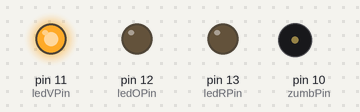
Bench run of a sketch on a simulated Arduino Uno, built with avr-gcc and run on an emulated ATmega328P. On the bench: output pins drawn as LEDs (lit = HIGH), buzzer (waves = sounding).

Above: at 3.0 s.
At 6.5 s:
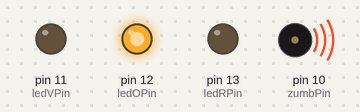
At 7.9 s:
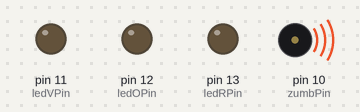
At 10.0 s:
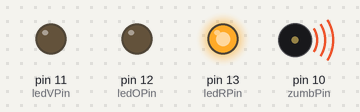
Timing chart, 0 to 13.8 s (numbered marks = the images above):
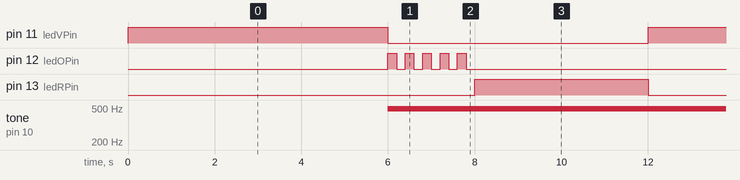

Measured:
- by itself, pin 11 (ledVPin): alternates HIGH for 6.0 s and LOW for 6.0 s
- by itself, pin 12 (ledOPin): repeats every 12.0 s: 4 × (LOW 0.20 s, HIGH 0.20 s), LOW 10.2 s, HIGH 0.20 s
- by itself, pin 13 (ledRPin): alternates HIGH for 4.0 s and LOW for 8.0 s
- by itself, tone on pin 10 (zumbPin): silent → 490 Hz at 6.0 s

The sketch:

semaforo2.ino
```cpp
/*
  Semaforo:
  Estado verde 6s
  Estado naranja 2s- con 5 parpadeos de 0,4s y zumbador
  Estado rojo 4s


  Jose Pujol
  Octubre 2017
*/

// Declaracion de variables de tipo constante entero
const int ledRPin = 13; // LED rojo asociado al pin 13
const int ledOPin = 12; // LED naranja asociado al pin 12
const int ledVPin = 11; // LED verde asociado al pin 11

const int zumbPin = 10; // zumbador asociado al pin 10

// la funcion set up se ejecuta una sola vez
void setup() {
  // inicializa los pines como una salida digital
  pinMode(ledRPin, OUTPUT);
  pinMode(ledOPin, OUTPUT);
  pinMode(ledVPin, OUTPUT);
}

// la funcion loop se ejecuta repetidamente de forma infinita
void loop() {
  // ESTADO SEMAFORO VERDE
  digitalWrite(ledRPin, LOW); // establece 0v en el pin del LED rojo
  digitalWrite(ledOPin, LOW); // establece 0v en el pin del LED amarillo
  digitalWrite(ledVPin, HIGH); // establece 5v en el pin del LED verde
  analogWrite(zumbPin, 0); // establece 0v en el pin del zumbador
  delay(6000);    // espera seis segundos

  // ESTADO SEMAFORO AMARILLO
  digitalWrite(ledRPin, LOW);  // establece 0v en el pin del LED rojo
  digitalWrite(ledVPin, LOW); // establece 0v en el pin del LED verde
  // bucle de repetición
  for (int i = 0; i < 5; i++) {
    digitalWrite(ledOPin, HIGH); // establece 5v en el pin del LED amarillo
    analogWrite(zumbPin, 125); // establece 5v en el pin del zumbador
    delay(200);                 // espera 0,2 segundos
    digitalWrite(ledOPin, LOW); // establece 0v en el pin del LED amarillo
    analogWrite(zumbPin, 0); // establece 0v en el pin del zumbador
    delay(200);                 // espera 0,2 segundos
  }

  // ESTADO SEMAFORO ROJO
  digitalWrite(ledRPin, HIGH); // establece 5v en el pin del LED rojo
  digitalWrite(ledOPin, LOW); // establece 0v en el pin del LED amarillo
  digitalWrite(ledVPin, LOW); // establece 0v en el pin del LED verde
  analogWrite(zumbPin, 0); // establece 0v en el pin del zumbador
  delay(4000);    // espera cuatro segundos
}
```
